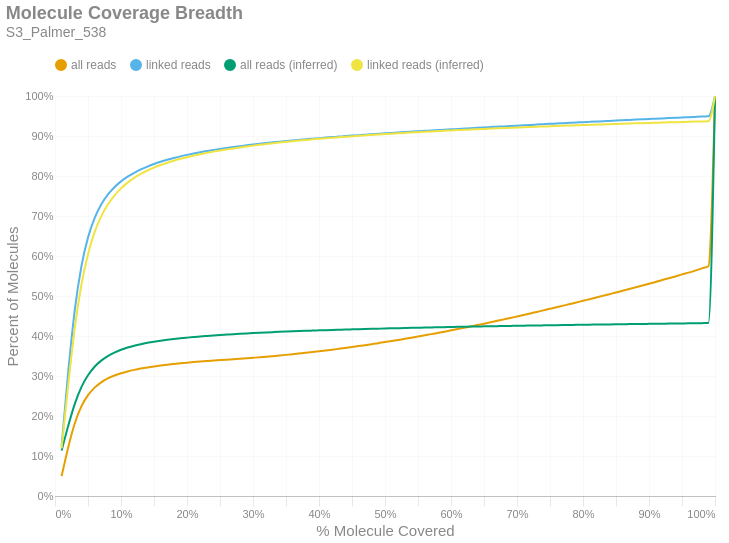

The notebook cell this image was saved under:
### Markdown cell above
### Molecule Read Coverage
This chart shows molecule coverage breadth as computed by the number of bases aligned to that molecule. In other words, "*how much of each unique long molecule is actually sequenced/aligned?*" Keep in mind there is a distinction between sequences and alignments, since some sequences belonging to a particular molecule may not align well and wouldn't appear in the alignment data. This chart also shows molecule coverage breadth as computed by the *inferred fragment* from which the aligned sequences originate. Unlike read coverage, this calculation takes into account the total insert size, including unsequenced gaps between the forward and reverse reads. Like the previous figures, these are cumulative percents.

### Code cell
if SKIPLR:
    print_html(f"Skipped")
else:
    binned_df = consolidated_hist(valids['coverage_bp'], mask, 0.01, True)
    binned_df_inf = consolidated_hist(valids['coverage_inserts'], mask, 0.01, True)
    binned_df = binned_df.with_columns(pl.lit(binned_df_inf['all reads (cumsum)']).alias('all reads (inferred)'))
    binned_df = binned_df.with_columns(pl.lit(binned_df_inf['linked reads (cumsum)']).alias('linked reads (inferred)'))
    binned_df = binned_df.with_columns(
        (pl.col('bin').cast(pl.Float64) + 0.01).alias('right_edge')
    )

    with SafeRender(binned_df):
        (
            density_plot(binned_df, 'Molecule Coverage Breadth', samplename, 'molcov', ['all reads (inferred)','linked reads (inferred)'])
            .encode(
                #x=alt.X('bin:Q', title="% Molecule Covered").axis(format = '%').scale(padding=0),
                x=alt.X('right_edge:Q', title="% Molecule Covered").axis(format='%').scale(padding=0),
                y=alt.Y('value:Q', title='Percent of Molecules')
                    .axis(format='%')
                    .stack(False)
                    .scale(domainMin=0, padding=0),
                color=alt.Color("key:N").scale(domain = ["all reads", "linked reads", "all reads (inferred)", "linked reads (inferred)"]),
                tooltip = [
                    alt.Tooltip("key:N", title = "Data Type"),
                    alt.Tooltip("range_label:N", title="% Molecule Covered"),
                    alt.Tooltip("value:Q", format = ".2%", title="% Molecules")
                ]
            )
        ).display()

### Figure 1 — Vega-Lite specification as saved in the notebook (floating-point values rounded to 4 significant figures)
{"width": "container", "height": 400, "config": {"title": {"anchor": "start", "dy": -15, "fontSize": 18, "color": "#888888", "subtitleColor": "#888888", "subtitleFontSize": 14}, "arc": {"fill": "#0072B2"}, "axis": {"domainColor": "#888888", "domainWidth": 0.5, "gridWidth": 0.2, "grid": false, "titleFontWeight": 400, "titleFontSize": 15, "labelFontSize": 11, "labelColor": "#888888", "tickColor": "#888888", "tickWidth": 0.2, "titleColor": "#888888"}, "axisBand": {"grid": false}, "axisX": {"grid": true, "tickSize": 10, "domainCap": "round"}, "axisY": {"domain": false, "grid": true, "tickSize": 0, "domainCap": "round"}, "background": "transparent", "header": {"labelFontSize": 15, "labelColor": "#888888", "titleFontSize": 15, "titleFontWeight": 600, "titleColor": "#888888"}, "legend": {"labelFont": "sans-serif", "labelFontSize": 12, "labelColor": "#888888", "symbolSize": 100, "symbolType": "circle", "titleFontSize": 12, "titlePadding": 10, "titleColor": "#888888", "title": null, "orient": "top"}, "range": {"category": ["#E69F00", "#56B4E9", "#009E73", "#F0E442", "#0072B2", "#D55E00", "#CC79A7", "#000000"], "diverging": ["#cfe8f3", "#a2d4ec", "#73bfe2", "#46abdb", "#1696d2", "#12719e"]}, "area": {"fill": "#0072B2", "fillOpacity": 0.7, "line": true, "strokeOpacity": 0.7}, "line": {"color": "#0072B2", "stroke": "#0072B2", "strokeWidth": 2}, "trail": {"color": "#0072B2", "stroke": "#0072B2", "strokeWidth": 0, "size": 1}, "point": {"filled": true, "fillOpacity": 1.0, "size": 95}, "text": {"color": "#888888", "fontSize": 11, "align": "right", "fontWeight": 400, "size": 11}, "bar": {"fill": "#0072B2", "stroke": null}, "view": {"stroke": null, "continuousWidth": 660, "continuousHeight": 400}}, "data": {"name": "data-9093308f7b80579cf8ea90b1c050a5b4"}, "mark": {"type": "line", "interpolate": "monotone", "point": {"opacity": 0, "size": 275}}, "encoding": {"color": {"field": "key", "scale": {"domain": ["all reads", "linked reads", "all reads (inferred)", "linked reads (inferred)"]}, "type": "nominal"}, "tooltip": [{"field": "key", "title": "Data Type", "type": "nominal"}, {"field": "range_label", "title": "% Molecule Covered", "type": "nominal"}, {"field": "value", "format": ".2%", "title": "% Molecules", "type": "quantitative"}], "x": {"axis": {"format": "%"}, "field": "right_edge", "scale": {"padding": 0}, "title": "% Molecule Covered", "type": "quantitative"}, "y": {"axis": {"format": "%"}, "field": "value", "scale": {"domainMin": 0, "padding": 0}, "stack": false, "title": "Percent of Molecules", "type": "quantitative"}}, "params": [{"name": "param_c36ac31b6afebe62", "select": {"type": "point", "fields": ["key"]}, "bind": "legend"}], "title": {"text": "Molecule Coverage Breadth", "subtitle": "S3_Palmer_538"}, "transform": [{"fold": ["all reads (cumsum)", "linked reads (cumsum)", "all reads (inferred)", "linked reads (inferred)"]}, {"calculate": "replace(datum.key, ' (cumsum)', '')", "as": "key"}, {"filter": {"param": "param_c36ac31b6afebe62"}}], "usermeta": {"embedOptions": {"downloadFileName": "S3_Palmer_538.molcov"}}, "$schema": "https://vega.github.io/schema/vega-lite/v6.1.0.json", "datasets": {"data-9093308f7b80579cf8ea90b1c050a5b4": [{"bin": "0.0", "interval": "0.0-0.01", "all reads": 0.04968, "linked reads": 0.1247, "all reads (cumsum)": 0.04968, "linked reads (cumsum)": 0.1247, "range_label": "0.0-0.01", "all reads (inferred)": 0.1137, "linked reads (inferred)": 0.1193, "right_edge": 0.01}, {"bin": "0.01", "interval": "0.01-0.02", "all reads": 0.07185, "linked reads": 0.1848, "all reads (cumsum)": 0.1215, "linked reads (cumsum)": 0.3095, "range_label": "0.01-0.02", "all reads (inferred)": 0.1752, "linked reads (inferred)": 0.2775, "right_edge": 0.02}, {"bin": "0.02", "interval": "0.02-0.03", "all reads": 0.06048, "linked reads": 0.156, "all reads (cumsum)": 0.182, "linked reads (cumsum)": 0.4655, "range_label": "0.02-0.03", "all reads (inferred)": 0.2303, "linked reads (inferred)": 0.4198, "right_edge": 0.03}, {"bin": "0.03", "interval": "0.03-0.04", "all reads": 0.04207, "linked reads": 0.1085, "all reads (cumsum)": 0.2241, "linked reads (cumsum)": 0.5739, "range_label": "0.03-0.04", "all reads (inferred)": 0.272, "linked reads (inferred)": 0.5276, "right_edge": 0.04}, {"bin": "0.04", "interval": "0.04-0.05", "all reads": 0.02801, "linked reads": 0.0722, "all reads (cumsum)": 0.2521, "linked reads (cumsum)": 0.6461, "range_label": "0.04-0.05", "all reads (inferred)": 0.3017, "linked reads (inferred)": 0.6043, "right_edge": 0.05}, {"bin": "0.05", "interval": "0.05-0.06", "all reads": 0.01886, "linked reads": 0.04845, "all reads (cumsum)": 0.2709, "linked reads (cumsum)": 0.6946, "range_label": "0.05-0.06", "all reads (inferred)": 0.3231, "linked reads (inferred)": 0.6596, "right_edge": 0.06}, {"bin": "0.06", "interval": "0.06-0.07", "all reads": 0.01329, "linked reads": 0.0341, "all reads (cumsum)": 0.2842, "linked reads (cumsum)": 0.7287, "range_label": "0.06-0.07", "all reads (inferred)": 0.3384, "linked reads (inferred)": 0.6991, "right_edge": 0.07}, {"bin": "0.07", "interval": "0.07-0.08", "all reads": 0.009626, "linked reads": 0.02466, "all reads (cumsum)": 0.2939, "linked reads (cumsum)": 0.7534, "range_label": "0.07-0.08", "all reads (inferred)": 0.3498, "linked reads (inferred)": 0.7285, "right_edge": 0.08}, {"bin": "0.08", "interval": "0.08-0.09", "all reads": 0.007275, "linked reads": 0.01861, "all reads (cumsum)": 0.3011, "linked reads (cumsum)": 0.772, "range_label": "0.08-0.09", "all reads (inferred)": 0.3586, "linked reads (inferred)": 0.7512, "right_edge": 0.09}, {"bin": "0.09", "interval": "0.09-0.1", "all reads": 0.00573, "linked reads": 0.01462, "all reads (cumsum)": 0.3069, "linked reads (cumsum)": 0.7866, "range_label": "0.09-0.1", "all reads (inferred)": 0.3655, "linked reads (inferred)": 0.769, "right_edge": 0.1}, {"bin": "0.1", "interval": "0.1-0.11", "all reads": 0.004616, "linked reads": 0.01172, "all reads (cumsum)": 0.3115, "linked reads (cumsum)": 0.7983, "range_label": "0.1-0.11", "all reads (inferred)": 0.3711, "linked reads (inferred)": 0.7834, "right_edge": 0.11}, {"bin": "0.11", "interval": "0.11-0.12", "all reads": 0.00386, "linked reads": 0.00979, "all reads (cumsum)": 0.3153, "linked reads (cumsum)": 0.8081, "range_label": "0.11-0.12", "all reads (inferred)": 0.3757, "linked reads (inferred)": 0.7953, "right_edge": 0.12}, {"bin": "0.12", "interval": "0.12-0.13", "all reads": 0.003282, "linked reads": 0.008315, "all reads (cumsum)": 0.3186, "linked reads (cumsum)": 0.8164, "range_label": "0.12-0.13", "all reads (inferred)": 0.3796, "linked reads (inferred)": 0.8052, "right_edge": 0.13}, {"bin": "0.13", "interval": "0.13-0.14", "all reads": 0.002847, "linked reads": 0.007182, "all reads (cumsum)": 0.3215, "linked reads (cumsum)": 0.8236, "range_label": "0.13-0.14", "all reads (inferred)": 0.3829, "linked reads (inferred)": 0.8137, "right_edge": 0.14}, {"bin": "0.14", "interval": "0.14-0.15", "all reads": 0.002517, "linked reads": 0.006324, "all reads (cumsum)": 0.324, "linked reads (cumsum)": 0.8299, "range_label": "0.14-0.15", "all reads (inferred)": 0.3858, "linked reads (inferred)": 0.8211, "right_edge": 0.15}, {"bin": "0.15", "interval": "0.15-0.16", "all reads": 0.002224, "linked reads": 0.005588, "all reads (cumsum)": 0.3262, "linked reads (cumsum)": 0.8355, "range_label": "0.15-0.16", "all reads (inferred)": 0.3883, "linked reads (inferred)": 0.8275, "right_edge": 0.16}, {"bin": "0.16", "interval": "0.16-0.17", "all reads": 0.001987, "linked reads": 0.00494, "all reads (cumsum)": 0.3282, "linked reads (cumsum)": 0.8404, "range_label": "0.16-0.17", "all reads (inferred)": 0.3905, "linked reads (inferred)": 0.8332, "right_edge": 0.17}, {"bin": "0.17", "interval": "0.17-0.18", "all reads": 0.001799, "linked reads": 0.004457, "all reads (cumsum)": 0.33, "linked reads (cumsum)": 0.8449, "range_label": "0.17-0.18", "all reads (inferred)": 0.3925, "linked reads (inferred)": 0.8383, "right_edge": 0.18}, {"bin": "0.18", "interval": "0.18-0.19", "all reads": 0.001721, "linked reads": 0.004176, "all reads (cumsum)": 0.3317, "linked reads (cumsum)": 0.8491, "range_label": "0.18-0.19", "all reads (inferred)": 0.3943, "linked reads (inferred)": 0.8429, "right_edge": 0.19}, {"bin": "0.19", "interval": "0.19-0.2", "all reads": 0.001544, "linked reads": 0.003719, "all reads (cumsum)": 0.3333, "linked reads (cumsum)": 0.8528, "range_label": "0.19-0.2", "all reads (inferred)": 0.3959, "linked reads (inferred)": 0.847, "right_edge": 0.2}, {"bin": "0.2", "interval": "0.2-0.21", "all reads": 0.001447, "linked reads": 0.003443, "all reads (cumsum)": 0.3347, "linked reads (cumsum)": 0.8562, "range_label": "0.2-0.21", "all reads (inferred)": 0.3974, "linked reads (inferred)": 0.8508, "right_edge": 0.21}, {"bin": "0.21", "interval": "0.21-0.22", "all reads": 0.001368, "linked reads": 0.003225, "all reads (cumsum)": 0.3361, "linked reads (cumsum)": 0.8595, "range_label": "0.21-0.22", "all reads (inferred)": 0.3989, "linked reads (inferred)": 0.8545, "right_edge": 0.22}, {"bin": "0.22", "interval": "0.22-0.23", "all reads": 0.001281, "linked reads": 0.00299, "all reads (cumsum)": 0.3374, "linked reads (cumsum)": 0.8625, "range_label": "0.22-0.23", "all reads (inferred)": 0.4002, "linked reads (inferred)": 0.8578, "right_edge": 0.23}, {"bin": "0.23", "interval": "0.23-0.24", "all reads": 0.001178, "linked reads": 0.002671, "all reads (cumsum)": 0.3385, "linked reads (cumsum)": 0.8651, "range_label": "0.23-0.24", "all reads (inferred)": 0.4014, "linked reads (inferred)": 0.8609, "right_edge": 0.24}, {"bin": "0.24", "interval": "0.24-0.25", "all reads": 0.001165, "linked reads": 0.002593, "all reads (cumsum)": 0.3397, "linked reads (cumsum)": 0.8677, "range_label": "0.24-0.25", "all reads (inferred)": 0.4025, "linked reads (inferred)": 0.8638, "right_edge": 0.25}, {"bin": "0.25", "interval": "0.25-0.26", "all reads": 0.001125, "linked reads": 0.002417, "all reads (cumsum)": 0.3408, "linked reads (cumsum)": 0.8701, "range_label": "0.25-0.26", "all reads (inferred)": 0.4035, "linked reads (inferred)": 0.8664, "right_edge": 0.26}, {"bin": "0.26", "interval": "0.26-0.27", "all reads": 0.001069, "linked reads": 0.002225, "all reads (cumsum)": 0.3419, "linked reads (cumsum)": 0.8724, "range_label": "0.26-0.27", "all reads (inferred)": 0.4046, "linked reads (inferred)": 0.869, "right_edge": 0.27}, {"bin": "0.27", "interval": "0.27-0.28", "all reads": 0.001123, "linked reads": 0.002166, "all reads (cumsum)": 0.343, "linked reads (cumsum)": 0.8745, "range_label": "0.27-0.28", "all reads (inferred)": 0.4056, "linked reads (inferred)": 0.8715, "right_edge": 0.28}, {"bin": "0.28", "interval": "0.28-0.29", "all reads": 0.001176, "linked reads": 0.00207, "all reads (cumsum)": 0.3442, "linked reads (cumsum)": 0.8766, "range_label": "0.28-0.29", "all reads (inferred)": 0.4064, "linked reads (inferred)": 0.8738, "right_edge": 0.29}, {"bin": "0.29", "interval": "0.29-0.3", "all reads": 0.001297, "linked reads": 0.002078, "all reads (cumsum)": 0.3455, "linked reads (cumsum)": 0.8787, "range_label": "0.29-0.3", "all reads (inferred)": 0.4073, "linked reads (inferred)": 0.8759, "right_edge": 0.3}, {"bin": "0.3", "interval": "0.3-0.31", "all reads": 0.001293, "linked reads": 0.001873, "all reads (cumsum)": 0.3468, "linked reads (cumsum)": 0.8806, "range_label": "0.3-0.31", "all reads (inferred)": 0.4081, "linked reads (inferred)": 0.878, "right_edge": 0.31}, {"bin": "0.31", "interval": "0.31-0.32", "all reads": 0.00139, "linked reads": 0.001849, "all reads (cumsum)": 0.3482, "linked reads (cumsum)": 0.8824, "range_label": "0.31-0.32", "all reads (inferred)": 0.4089, "linked reads (inferred)": 0.8799, "right_edge": 0.32}, {"bin": "0.32", "interval": "0.32-0.33", "all reads": 0.00149, "linked reads": 0.001713, "all reads (cumsum)": 0.3497, "linked reads (cumsum)": 0.8841, "range_label": "0.32-0.33", "all reads (inferred)": 0.4096, "linked reads (inferred)": 0.8818, "right_edge": 0.33}, {"bin": "0.33", "interval": "0.33-0.34", "all reads": 0.001535, "linked reads": 0.001677, "all reads (cumsum)": 0.3512, "linked reads (cumsum)": 0.8858, "range_label": "0.33-0.34", "all reads (inferred)": 0.4103, "linked reads (inferred)": 0.8836, "right_edge": 0.34}, {"bin": "0.34", "interval": "0.34-0.35", "all reads": 0.00161, "linked reads": 0.001612, "all reads (cumsum)": 0.3528, "linked reads (cumsum)": 0.8874, "range_label": "0.34-0.35", "all reads (inferred)": 0.411, "linked reads (inferred)": 0.8854, "right_edge": 0.35}, {"bin": "0.35", "interval": "0.35-0.36", "all reads": 0.001656, "linked reads": 0.001582, "all reads (cumsum)": 0.3545, "linked reads (cumsum)": 0.889, "range_label": "0.35-0.36", "all reads (inferred)": 0.4117, "linked reads (inferred)": 0.8871, "right_edge": 0.36}, {"bin": "0.36", "interval": "0.36-0.37", "all reads": 0.001748, "linked reads": 0.0015, "all reads (cumsum)": 0.3562, "linked reads (cumsum)": 0.8905, "range_label": "0.36-0.37", "all reads (inferred)": 0.4124, "linked reads (inferred)": 0.8887, "right_edge": 0.37}, {"bin": "0.37", "interval": "0.37-0.38", "all reads": 0.001788, "linked reads": 0.001482, "all reads (cumsum)": 0.358, "linked reads (cumsum)": 0.892, "range_label": "0.37-0.38", "all reads (inferred)": 0.413, "linked reads (inferred)": 0.8902, "right_edge": 0.38}, {"bin": "0.38", "interval": "0.38-0.39", "all reads": 0.001842, "linked reads": 0.001365, "all reads (cumsum)": 0.3598, "linked reads (cumsum)": 0.8933, "range_label": "0.38-0.39", "all reads (inferred)": 0.4135, "linked reads (inferred)": 0.8916, "right_edge": 0.39}, {"bin": "0.39", "interval": "0.39-0.4", "all reads": 0.001951, "linked reads": 0.001358, "all reads (cumsum)": 0.3618, "linked reads (cumsum)": 0.8947, "range_label": "0.39-0.4", "all reads (inferred)": 0.4141, "linked reads (inferred)": 0.893, "right_edge": 0.4}, {"bin": "0.4", "interval": "0.4-0.41", "all reads": 0.001947, "linked reads": 0.001268, "all reads (cumsum)": 0.3637, "linked reads (cumsum)": 0.896, "range_label": "0.4-0.41", "all reads (inferred)": 0.4146, "linked reads (inferred)": 0.8944, "right_edge": 0.41}, {"bin": "0.41", "interval": "0.41-0.42", "all reads": 0.002027, "linked reads": 0.001255, "all reads (cumsum)": 0.3658, "linked reads (cumsum)": 0.8972, "range_label": "0.41-0.42", "all reads (inferred)": 0.4152, "linked reads (inferred)": 0.8957, "right_edge": 0.42}, {"bin": "0.42", "interval": "0.42-0.43", "all reads": 0.002156, "linked reads": 0.001242, "all reads (cumsum)": 0.3679, "linked reads (cumsum)": 0.8985, "range_label": "0.42-0.43", "all reads (inferred)": 0.4156, "linked reads (inferred)": 0.8969, "right_edge": 0.43}, {"bin": "0.43", "interval": "0.43-0.44", "all reads": 0.00222, "linked reads": 0.001267, "all reads (cumsum)": 0.3701, "linked reads (cumsum)": 0.8997, "range_label": "0.43-0.44", "all reads (inferred)": 0.4161, "linked reads (inferred)": 0.8982, "right_edge": 0.44}, {"bin": "0.44", "interval": "0.44-0.45", "all reads": 0.002247, "linked reads": 0.001224, "all reads (cumsum)": 0.3724, "linked reads (cumsum)": 0.9009, "range_label": "0.44-0.45", "all reads (inferred)": 0.4166, "linked reads (inferred)": 0.8993, "right_edge": 0.45}, {"bin": "0.45", "interval": "0.45-0.46", "all reads": 0.002332, "linked reads": 0.001175, "all reads (cumsum)": 0.3747, "linked reads (cumsum)": 0.9021, "range_label": "0.45-0.46", "all reads (inferred)": 0.4171, "linked reads (inferred)": 0.9005, "right_edge": 0.46}, {"bin": "0.46", "interval": "0.46-0.47", "all reads": 0.002392, "linked reads": 0.001126, "all reads (cumsum)": 0.3771, "linked reads (cumsum)": 0.9032, "range_label": "0.46-0.47", "all reads (inferred)": 0.4175, "linked reads (inferred)": 0.9016, "right_edge": 0.47}, {"bin": "0.47", "interval": "0.47-0.48", "all reads": 0.002511, "linked reads": 0.001116, "all reads (cumsum)": 0.3796, "linked reads (cumsum)": 0.9044, "range_label": "0.47-0.48", "all reads (inferred)": 0.4179, "linked reads (inferred)": 0.9027, "right_edge": 0.48}, {"bin": "0.48", "interval": "0.48-0.49", "all reads": 0.002518, "linked reads": 0.001148, "all reads (cumsum)": 0.3821, "linked reads (cumsum)": 0.9055, "range_label": "0.48-0.49", "all reads (inferred)": 0.4184, "linked reads (inferred)": 0.9038, "right_edge": 0.49}, {"bin": "0.49", "interval": "0.49-0.5", "all reads": 0.002841, "linked reads": 0.001138, "all reads (cumsum)": 0.385, "linked reads (cumsum)": 0.9066, "range_label": "0.49-0.5", "all reads (inferred)": 0.4188, "linked reads (inferred)": 0.9048, "right_edge": 0.5}, {"bin": "0.5", "interval": "0.5-0.51", "all reads": 0.002406, "linked reads": 0.001063, "all reads (cumsum)": 0.3874, "linked reads (cumsum)": 0.9077, "range_label": "0.5-0.51", "all reads (inferred)": 0.4192, "linked reads (inferred)": 0.9058, "right_edge": 0.51}, {"bin": "0.51", "interval": "0.51-0.52", "all reads": 0.002806, "linked reads": 0.001031, "all reads (cumsum)": 0.3902, "linked reads (cumsum)": 0.9087, "range_label": "0.51-0.52", "all reads (inferred)": 0.4196, "linked reads (inferred)": 0.9068, "right_edge": 0.52}, {"bin": "0.52", "interval": "0.52-0.53", "all reads": 0.002734, "linked reads": 0.001008, "all reads (cumsum)": 0.3929, "linked reads (cumsum)": 0.9097, "range_label": "0.52-0.53", "all reads (inferred)": 0.42, "linked reads (inferred)": 0.9078, "right_edge": 0.53}, {"bin": "0.53", "interval": "0.53-0.54", "all reads": 0.002848, "linked reads": 0.001073, "all reads (cumsum)": 0.3958, "linked reads (cumsum)": 0.9108, "range_label": "0.53-0.54", "all reads (inferred)": 0.4204, "linked reads (inferred)": 0.9087, "right_edge": 0.54}, {"bin": "0.54", "interval": "0.54-0.55", "all reads": 0.00292, "linked reads": 0.001046, "all reads (cumsum)": 0.3987, "linked reads (cumsum)": 0.9119, "range_label": "0.54-0.55", "all reads (inferred)": 0.4208, "linked reads (inferred)": 0.9096, "right_edge": 0.55}, {"bin": "0.55", "interval": "0.55-0.56", "all reads": 0.003016, "linked reads": 0.0009682, "all reads (cumsum)": 0.4017, "linked reads (cumsum)": 0.9128, "range_label": "0.55-0.56", "all reads (inferred)": 0.4211, "linked reads (inferred)": 0.9106, "right_edge": 0.56}, {"bin": "0.56", "interval": "0.56-0.57", "all reads": 0.003013, "linked reads": 0.0009787, "all reads (cumsum)": 0.4047, "linked reads (cumsum)": 0.9138, "range_label": "0.56-0.57", "all reads (inferred)": 0.4215, "linked reads (inferred)": 0.9114, "right_edge": 0.57}, {"bin": "0.57", "interval": "0.57-0.58", "all reads": 0.003007, "linked reads": 0.0009671, "all reads (cumsum)": 0.4077, "linked reads (cumsum)": 0.9148, "range_label": "0.57-0.58", "all reads (inferred)": 0.4218, "linked reads (inferred)": 0.9122, "right_edge": 0.58}, {"bin": "0.58", "interval": "0.58-0.59", "all reads": 0.00309, "linked reads": 0.0009714, "all reads (cumsum)": 0.4108, "linked reads (cumsum)": 0.9158, "range_label": "0.58-0.59", "all reads (inferred)": 0.4222, "linked reads (inferred)": 0.9131, "right_edge": 0.59}, {"bin": "0.59", "interval": "0.59-0.6", "all reads": 0.003308, "linked reads": 0.0009005, "all reads (cumsum)": 0.4141, "linked reads (cumsum)": 0.9167, "range_label": "0.59-0.6", "all reads (inferred)": 0.4225, "linked reads (inferred)": 0.9139, "right_edge": 0.6}, {"bin": "0.6", "interval": "0.6-0.61", "all reads": 0.003191, "linked reads": 0.0009756, "all reads (cumsum)": 0.4173, "linked reads (cumsum)": 0.9176, "range_label": "0.6-0.61", "all reads (inferred)": 0.4228, "linked reads (inferred)": 0.9147, "right_edge": 0.61}, {"bin": "0.61", "interval": "0.61-0.62", "all reads": 0.003313, "linked reads": 0.0009058, "all reads (cumsum)": 0.4206, "linked reads (cumsum)": 0.9185, "range_label": "0.61-0.62", "all reads (inferred)": 0.4232, "linked reads (inferred)": 0.9155, "right_edge": 0.62}, {"bin": "0.62", "interval": "0.62-0.63", "all reads": 0.003346, "linked reads": 0.0009048, "all reads (cumsum)": 0.424, "linked reads (cumsum)": 0.9194, "range_label": "0.62-0.63", "all reads (inferred)": 0.4235, "linked reads (inferred)": 0.9162, "right_edge": 0.63}, {"bin": "0.63", "interval": "0.63-0.64", "all reads": 0.003378, "linked reads": 0.0009988, "all reads (cumsum)": 0.4274, "linked reads (cumsum)": 0.9204, "range_label": "0.63-0.64", "all reads (inferred)": 0.4238, "linked reads (inferred)": 0.917, "right_edge": 0.64}, {"bin": "0.64", "interval": "0.64-0.65", "all reads": 0.003433, "linked reads": 0.0009344, "all reads (cumsum)": 0.4308, "linked reads (cumsum)": 0.9214, "range_label": "0.64-0.65", "all reads (inferred)": 0.4241, "linked reads (inferred)": 0.9177, "right_edge": 0.65}, {"bin": "0.65", "interval": "0.65-0.66", "all reads": 0.00367, "linked reads": 0.000891, "all reads (cumsum)": 0.4345, "linked reads (cumsum)": 0.9223, "range_label": "0.65-0.66", "all reads (inferred)": 0.4244, "linked reads (inferred)": 0.9184, "right_edge": 0.66}, {"bin": "0.66", "interval": "0.66-0.67", "all reads": 0.003469, "linked reads": 0.0009026, "all reads (cumsum)": 0.4379, "linked reads (cumsum)": 0.9232, "range_label": "0.66-0.67", "all reads (inferred)": 0.4247, "linked reads (inferred)": 0.9192, "right_edge": 0.67}, {"bin": "0.67", "interval": "0.67-0.68", "all reads": 0.003605, "linked reads": 0.0008974, "all reads (cumsum)": 0.4415, "linked reads (cumsum)": 0.9241, "range_label": "0.67-0.68", "all reads (inferred)": 0.425, "linked reads (inferred)": 0.9199, "right_edge": 0.68}, {"bin": "0.68", "interval": "0.68-0.69", "all reads": 0.003559, "linked reads": 0.0009322, "all reads (cumsum)": 0.4451, "linked reads (cumsum)": 0.925, "range_label": "0.68-0.69", "all reads (inferred)": 0.4252, "linked reads (inferred)": 0.9205, "right_edge": 0.69}, {"bin": "0.69", "interval": "0.69-0.7", "all reads": 0.003783, "linked reads": 0.0008952, "all reads (cumsum)": 0.4489, "linked reads (cumsum)": 0.9259, "range_label": "0.69-0.7", "all reads (inferred)": 0.4255, "linked reads (inferred)": 0.9212, "right_edge": 0.7}, {"bin": "0.7", "interval": "0.7-0.71", "all reads": 0.003668, "linked reads": 0.0008657, "all reads (cumsum)": 0.4525, "linked reads (cumsum)": 0.9268, "range_label": "0.7-0.71", "all reads (inferred)": 0.4258, "linked reads (inferred)": 0.9218, "right_edge": 0.71}, {"bin": "0.71", "interval": "0.71-0.72", "all reads": 0.003775, "linked reads": 0.000872, "all reads (cumsum)": 0.4563, "linked reads (cumsum)": 0.9276, "range_label": "0.71-0.72", "all reads (inferred)": 0.4261, "linked reads (inferred)": 0.9225, "right_edge": 0.72}, {"bin": "0.72", "interval": "0.72-0.73", "all reads": 0.003871, "linked reads": 0.0009058, "all reads (cumsum)": 0.4602, "linked reads (cumsum)": 0.9285, "range_label": "0.72-0.73", "all reads (inferred)": 0.4263, "linked reads (inferred)": 0.9231, "right_edge": 0.73}, {"bin": "0.73", "interval": "0.73-0.74", "all reads": 0.003832, "linked reads": 0.0009153, "all reads (cumsum)": 0.464, "linked reads (cumsum)": 0.9295, "range_label": "0.73-0.74", "all reads (inferred)": 0.4266, "linked reads (inferred)": 0.9238, "right_edge": 0.74}, {"bin": "0.74", "interval": "0.74-0.75", "all reads": 0.00414, "linked reads": 0.0009196, "all reads (cumsum)": 0.4682, "linked reads (cumsum)": 0.9304, "range_label": "0.74-0.75", "all reads (inferred)": 0.4269, "linked reads (inferred)": 0.9244, "right_edge": 0.75}, {"bin": "0.75", "interval": "0.75-0.76", "all reads": 0.00376, "linked reads": 0.0008149, "all reads (cumsum)": 0.4719, "linked reads (cumsum)": 0.9312, "range_label": "0.75-0.76", "all reads (inferred)": 0.4271, "linked reads (inferred)": 0.925, "right_edge": 0.76}, {"bin": "0.76", "interval": "0.76-0.77", "all reads": 0.003999, "linked reads": 0.0008995, "all reads (cumsum)": 0.4759, "linked reads (cumsum)": 0.9321, "range_label": "0.76-0.77", "all reads (inferred)": 0.4273, "linked reads (inferred)": 0.9256, "right_edge": 0.77}, {"bin": "0.77", "interval": "0.77-0.78", "all reads": 0.003954, "linked reads": 0.0008054, "all reads (cumsum)": 0.4799, "linked reads (cumsum)": 0.9329, "range_label": "0.77-0.78", "all reads (inferred)": 0.4276, "linked reads (inferred)": 0.9262, "right_edge": 0.78}, {"bin": "0.78", "interval": "0.78-0.79", "all reads": 0.004007, "linked reads": 0.0008075, "all reads (cumsum)": 0.4839, "linked reads (cumsum)": 0.9337, "range_label": "0.78-0.79", "all reads (inferred)": 0.4278, "linked reads (inferred)": 0.9268, "right_edge": 0.79}, {"bin": "0.79", "interval": "0.79-0.8", "all reads": 0.00423, "linked reads": 0.0008635, "all reads (cumsum)": 0.4881, "linked reads (cumsum)": 0.9346, "range_label": "0.79-0.8", "all reads (inferred)": 0.4281, "linked reads (inferred)": 0.9274, "right_edge": 0.8}, {"bin": "0.8", "interval": "0.8-0.81", "all reads": 0.003949, "linked reads": 0.0007515, "all reads (cumsum)": 0.4921, "linked reads (cumsum)": 0.9353, "range_label": "0.8-0.81", "all reads (inferred)": 0.4283, "linked reads (inferred)": 0.9279, "right_edge": 0.81}, {"bin": "0.81", "interval": "0.81-0.82", "all reads": 0.004104, "linked reads": 0.0007938, "all reads (cumsum)": 0.4962, "linked reads (cumsum)": 0.9361, "range_label": "0.81-0.82", "all reads (inferred)": 0.4286, "linked reads (inferred)": 0.9285, "right_edge": 0.82}, {"bin": "0.82", "interval": "0.82-0.83", "all reads": 0.004206, "linked reads": 0.0008826, "all reads (cumsum)": 0.5004, "linked reads (cumsum)": 0.937, "range_label": "0.82-0.83", "all reads (inferred)": 0.4288, "linked reads (inferred)": 0.929, "right_edge": 0.83}, {"bin": "0.83", "interval": "0.83-0.84", "all reads": 0.00423, "linked reads": 0.0007769, "all reads (cumsum)": 0.5046, "linked reads (cumsum)": 0.9378, "range_label": "0.83-0.84", "all reads (inferred)": 0.429, "linked reads (inferred)": 0.9296, "right_edge": 0.84}, {"bin": "0.84", "interval": "0.84-0.85", "all reads": 0.004202, "linked reads": 0.0007906, "all reads (cumsum)": 0.5088, "linked reads (cumsum)": 0.9386, "range_label": "0.84-0.85", "all reads (inferred)": 0.4293, "linked reads (inferred)": 0.9301, "right_edge": 0.85}, {"bin": "0.85", "interval": "0.85-0.86", "all reads": 0.004246, "linked reads": 0.0008128, "all reads (cumsum)": 0.5131, "linked reads (cumsum)": 0.9394, "range_label": "0.85-0.86", "all reads (inferred)": 0.4295, "linked reads (inferred)": 0.9307, "right_edge": 0.86}, {"bin": "0.86", "interval": "0.86-0.87", "all reads": 0.004267, "linked reads": 0.0008276, "all reads (cumsum)": 0.5173, "linked reads (cumsum)": 0.9402, "range_label": "0.86-0.87", "all reads (inferred)": 0.4297, "linked reads (inferred)": 0.9312, "right_edge": 0.87}, {"bin": "0.87", "interval": "0.87-0.88", "all reads": 0.00444, "linked reads": 0.000816, "all reads (cumsum)": 0.5218, "linked reads (cumsum)": 0.941, "range_label": "0.87-0.88", "all reads (inferred)": 0.4299, "linked reads (inferred)": 0.9316, "right_edge": 0.88}, {"bin": "0.88", "interval": "0.88-0.89", "all reads": 0.004394, "linked reads": 0.0007938, "all reads (cumsum)": 0.5262, "linked reads (cumsum)": 0.9418, "range_label": "0.88-0.89", "all reads (inferred)": 0.4301, "linked reads (inferred)": 0.9321, "right_edge": 0.89}, {"bin": "0.89", "interval": "0.89-0.9", "all reads": 0.004483, "linked reads": 0.0007811, "all reads (cumsum)": 0.5306, "linked reads (cumsum)": 0.9426, "range_label": "0.89-0.9", "all reads (inferred)": 0.4304, "linked reads (inferred)": 0.9326, "right_edge": 0.9}, {"bin": "0.9", "interval": "0.9-0.91", "all reads": 0.004293, "linked reads": 0.0006743, "all reads (cumsum)": 0.5349, "linked reads (cumsum)": 0.9433, "range_label": "0.9-0.91", "all reads (inferred)": 0.4306, "linked reads (inferred)": 0.9331, "right_edge": 0.91}, {"bin": "0.91", "interval": "0.91-0.92", "all reads": 0.004991, "linked reads": 0.0007642, "all reads (cumsum)": 0.5399, "linked reads (cumsum)": 0.944, "range_label": "0.91-0.92", "all reads (inferred)": 0.4308, "linked reads (inferred)": 0.9336, "right_edge": 0.92}, {"bin": "0.92", "interval": "0.92-0.93", "all reads": 0.004329, "linked reads": 0.0007864, "all reads (cumsum)": 0.5442, "linked reads (cumsum)": 0.9448, "range_label": "0.92-0.93", "all reads (inferred)": 0.431, "linked reads (inferred)": 0.9341, "right_edge": 0.93}, {"bin": "0.93", "interval": "0.93-0.94", "all reads": 0.004654, "linked reads": 0.0007695, "all reads (cumsum)": 0.5489, "linked reads (cumsum)": 0.9456, "range_label": "0.93-0.94", "all reads (inferred)": 0.4312, "linked reads (inferred)": 0.9346, "right_edge": 0.94}, {"bin": "0.94", "interval": "0.94-0.95", "all reads": 0.005184, "linked reads": 0.0007209, "all reads (cumsum)": 0.5541, "linked reads (cumsum)": 0.9463, "range_label": "0.94-0.95", "all reads (inferred)": 0.4314, "linked reads (inferred)": 0.935, "right_edge": 0.95}, {"bin": "0.95", "interval": "0.95-0.96", "all reads": 0.004305, "linked reads": 0.000779, "all reads (cumsum)": 0.5584, "linked reads (cumsum)": 0.9471, "range_label": "0.95-0.96", "all reads (inferred)": 0.4317, "linked reads (inferred)": 0.9355, "right_edge": 0.96}, {"bin": "0.96", "interval": "0.96-0.97", "all reads": 0.005093, "linked reads": 0.0007082, "all reads (cumsum)": 0.5635, "linked reads (cumsum)": 0.9478, "range_label": "0.96-0.97", "all reads (inferred)": 0.4319, "linked reads (inferred)": 0.936, "right_edge": 0.97}, {"bin": "0.97", "interval": "0.97-0.98", "all reads": 0.005572, "linked reads": 0.0007198, "all reads (cumsum)": 0.5691, "linked reads (cumsum)": 0.9485, "range_label": "0.97-0.98", "all reads (inferred)": 0.4322, "linked reads (inferred)": 0.9364, "right_edge": 0.98}, {"bin": "0.98", "interval": "0.98-0.99", "all reads": 0.005379, "linked reads": 0.0007282, "all reads (cumsum)": 0.5744, "linked reads (cumsum)": 0.9492, "range_label": "0.98-0.99", "all reads (inferred)": 0.4324, "linked reads (inferred)": 0.9368, "right_edge": 0.99}, {"bin": "0.99", "interval": "0.99-1.0", "all reads": 0.4256, "linked reads": 0.05076, "all reads (cumsum)": 1.0, "linked reads (cumsum)": 1.0, "range_label": "0.99-1.0", "all reads (inferred)": 1.0, "linked reads (inferred)": 1.0, "right_edge": 1.0}]}}
